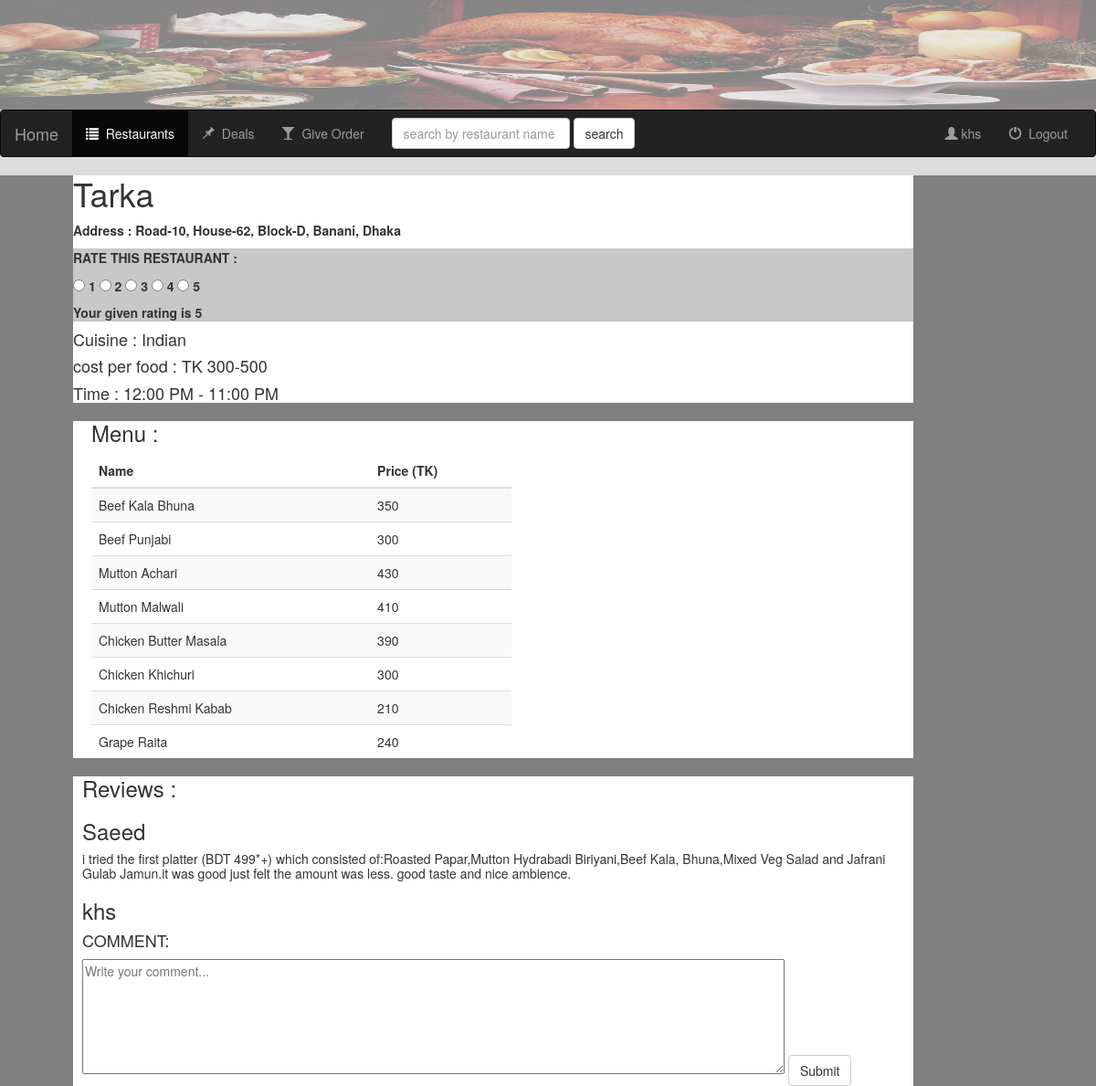
Page /restaurant/Tarka/ (signed in) on the committed database.
### register/models.py (models this page shows, shortened)
class Register(models.Model):
    name = models.CharField(max_length=50)
    mobileNo = models.CharField(max_length=15)
    email = models.CharField(max_length=20)
    password = models.CharField(max_length=15)

### restaurant/models.py (models this page shows, shortened)
class Restaurant(models.Model):
    name = models.CharField(max_length=50)
    address = models.CharField(max_length=100)
    cuisine = models.CharField(max_length=20)
    costperfood = models.CharField(max_length=15)
    time = models.CharField(max_length=20)

class Menu(models.Model):
    restaurant = models.ForeignKey(Restaurant, on_delete=models.CASCADE)
    foodname = models.CharField(max_length=20)
    price = models.CharField(max_length=4)
    review = models.CharField(max_length=200)
    rating = models.CharField(max_length=2)

class Review(models.Model):
    restaurant = models.ForeignKey(Restaurant, on_delete=models.CASCADE)
    username = models.CharField(max_length=20)
    review = models.CharField(max_length=200)
    rating = models.CharField(max_length=2)

### restaurant/views.py (the view, shortened to what this page needs)
# urls.py: url(r'^(?P<res_name>[\w &]+)/', views.detail, name='detail'),
def detail(request,res_name):
    try:
        restaurant = Restaurant.objects.get(name=res_name)
    except:
        Http404("Restaurant does not exist")
    if request.session.get('username'):
        user = Register.objects.get(name=request.session.get('username'))
        review = Review.objects.all()
        t_rate = 0
        for r in review:
            if r.username == request.session.get('username') and restaurant == r.restaurant:
                t_rate = int(float(r.rating))
                break
        return render(request, 'restaurant/detail.html',{'restaurant': restaurant, 'is_valid': True, 'user': user, 'rate':t_rate})
    else:
        return render(request, 'restaurant/detail.html',{'restaurant': restaurant, 'is_valid': False, 'user': None, 'rate':None})

### restaurant/templates/restaurant/detail.html (shortened to what this page needs)
{% extends 'restaurant/base.html' %}
{% block restaurants_active %}active{% endblock %}
{% block body %}
<div style="background-color:rgb(128,128,128);">
    <div style="background-color:rgb(255,255,255);margin-top:20px;margin-left:80px;margin-right:200px;">
        <h1>{{restaurant.name}}</h1>
        <p><strong>Address : {{restaurant.address}}</strong></p>
        <div style="background-color:rgb(200,200,200);">
            <p><strong> RATE THIS RESTAURANT : </strong></p>
            <form method="post" action="/restaurant/{{ restaurant.name }}/" style="overflow: hidden;display: inline-block;">
                <input type="radio" id="star1" name="rating" value="1" onclick="this.form.submit();"/>
                    <label for="star1" title="YAK!">1</label>
                <input type="radio" id="star2" name="rating" value="2" onclick="this.form.submit();"/>
                    <label for="star2" title="bad">2</label>
                <input type="radio" id="star3" name="rating" value="3" onclick="this.form.submit();"/>
                    <label for="star3" title="average">3</label>
                <input type="radio" id="star4" name="rating" value="4" onclick="this.form.submit();"/>
                    <label for="star4" title="good">4</label>
                <input type="radio" id="star5" name="rating" value="5" onclick="this.form.submit();"/>
                    <label for="star5" title="pretty good">5</label>
            </form>
            {% if rate %}
                <p><strong>Your given rating is {{ rate }}</strong></p>
            {% endif %}
        </div>
        <div>
            <h4>Cuisine : {{restaurant.cuisine}}</h4>
            <h4>cost per food : TK {{restaurant.costperfood}}</h4>
            <h4>Time : {{restaurant.time}}</h4>
        </div>
    </div>
    <div style="background-color:rgb(255,255,255);margin-top:20px;margin-left:80px;margin-right:200px;">
        <div style="margin-left:20px;width:50%;">
            <h3>Menu : </h3>
            <table  class="table table-striped">
                <thead>
                    <tr>
                        <th>Name</th>
                        <th>Price (TK)</th>
                    </tr>
                </thead>
                <tbody>
                    {% for m in restaurant.menu_set.all %}
                    <tr>
                        <td>{{m.foodname}}</td>
                        <td>{{m.price}}</td>
                    </tr>
                    {% endfor %}
                </tbody>
            </table>
        </div>
    </div>
    <div style="background-color:rgb(255,255,255);margin-top:20px;margin-left:80px;margin-right:200px;">
        <div style="margin-left:10px">
        <h3>Reviews : </h3>
        {% for m in restaurant.review_set.all %}
            <h3>{{m.username}}</h3>
            <h5>{{m.review}}</h5>
        {% endfor %}
            <h4>COMMENT:</h4>
            <form method="post" action="/restaurant/{{ restaurant.name }}/">
                <textarea rows="6" cols="100" name="comment" minlength="1" maxlength="100" placeholder="Write your comment..."></textarea>
                <button type="submit" class="btn btn-default">Submit</button>
            </form>
        </div>
    </div>
</div>
{% endblock %}

### restaurant/templates/restaurant/base.html (shortened to what this page needs)
<!DOCTYPE html>
<html lang="en">
<head>
    {% load staticfiles %}
    <link rel="stylesheet" href="https://maxcdn.bootstrapcdn.com/bootstrap/3.3.6/css/bootstrap.min.css">
    <link rel="stylesheet" href="https://cdnjs.cloudflare.com/ajax/libs/bootstrap-select/1.12.1/css/bootstrap-select.css" />
</head>
<body>
<div class="contain">
    {% load static %}
    <img src="{% static 'sdproject/website_header.jpg' %}" style="width:100%;height:120px;opacity:0.4;"/>
</div>
<nav class="navbar navbar-inverse">
    <div class="container-fluid">
        <div class="navbar-header">
            <a class="navbar-brand" href="{% url 'home:home' %}">Home</a>
        </div>
        <div class="collapse navbar-collapse" id="topNavBar">
            <ul class="nav navbar-nav">
                <li class="{% block restaurants_active %}{% endblock %}"><a href="{% url 'restaurant:restaurants' %}"><span class="glyphicon glyphicon-list" aria-hidden="true"></span>&nbsp; Restaurants</a></li>
                <li class="{% block deals_active %}{% endblock %}"><a href="#"><span class="glyphicon glyphicon-pushpin" aria-hidden="true"></span>&nbsp; Deals</a></li>
                <li class="{% block order_active %}{% endblock %}"><a href="{% url 'restaurant:order' %}"><span class="glyphicon glyphicon-glass" aria-hidden="true"></span>&nbsp; Give Order</a></li>
            </ul>
            <form class="navbar-form navbar-left" role="search" method="get" action="{% url 'restaurant:search' %}">
                <div class="form-group">
                    <input type="text" width="50" class="form-control" name="q" value="{{ request.GET.q }}" placeholder="search by restaurant name or cuisine">
                </div>
                <button type="submit" class="btn btn-default">search</button>
            </form>
            <ul class="nav navbar-nav navbar-right">
                {% if is_valid %}
                <li class="{% block user_active %}{% endblock %}">
                    <a href="{% url 'register:profile' %}">
                        <span class="glyphicon glyphicon-user" aria-hidden="true"></span>   {{ user.name }}
                    </a>
                </li>
                <li>
                    <a href="{% url 'register:logout' %}">
                        <span class="glyphicon glyphicon-off" aria-hidden="true"></span>&nbsp; Logout
                    </a>
                </li>
                {% endif %}
            </ul>
        </div>
    </div>
</nav>
{% block body %}
{% endblock %}
</body>
</html>

### rows in the picture
Register: name "khs"
Restaurant: name "Tarka", address "Road-10, House-62, Block-D, Banani, Dhaka", cuisine "Indian", costperfood "300-500", time "12:00 PM - 11:00 PM"
Menu: foodname "Beef Kala Bhuna", price "350"
Menu: foodname "Beef Punjabi", price "300"
Menu: foodname "Mutton Achari", price "430"
Menu: foodname "Mutton Malwali", price "410"
Menu: foodname "Chicken Butter Masala", price "390"
Menu: foodname "Chicken Khichuri", price "300"
Menu: foodname "Chicken Reshmi Kabab", price "210"
Menu: foodname "Grape Raita", price "240"
Review: username "Saeed", review "i tried the first platter (BDT 499*+) which consisted of:Roasted Papar,Mutton Hydrabadi Biriyani,Beef Kala, Bhuna,Mixed Veg Salad and Jafrani Gulab Jamun.it was good just felt the amount was less. good taste and nice ambience."
Review: username "khs"

### other values in the picture
{{ rate }} "5"
